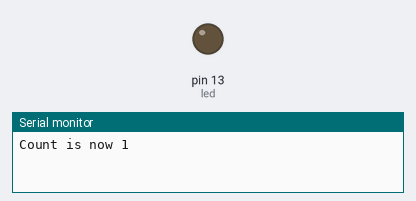
A sketch run on a simulated Arduino Uno, built with avr-gcc and run on an emulated ATmega328P. On the bench: output pins drawn as LEDs (lit = HIGH), the last lines printed to the serial monitor.

Above: at 0.3 s.
At 39.62 s:
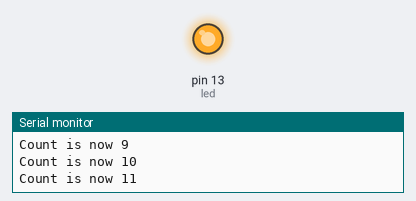
Timing chart, 0 to 40.0 s (numbered marks = the images above):
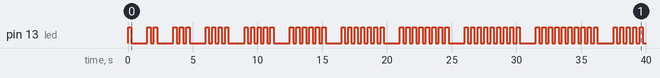

The sketch:

Counter.ino
```cpp
/*
  Counter
  Makes the LED count up repeatedly from one to ten.

 */

#define BLINK_DELAY 250
#define LOOP_DELAY 1000
#define MAXCOUNT 20

// Pin 13 has an LED connected on most Arduino boards.
// give it a name:

const int led = 13;
int counter = 1;  // keep track of current count

//prototypes
void blinkLed();

// the setup routine runs once when you press reset:
void setup() {
  // initialize the digital pin as an output.
  pinMode(led, OUTPUT);
  Serial.begin(9600);
}

// the loop routine runs over and over again forever:
void loop() {

  Serial.print("Count is now ");
  Serial.println(counter);
  for(int i = 0; i < counter; i++)
  {
    blinkLed();
  }

  counter++;
  if(counter > MAXCOUNT)
  {
    Serial.println("Resetting counter...");
    counter = 1;
  }
  delay(LOOP_DELAY);

}

void blinkLed()
{
  digitalWrite(led, HIGH);   // turn the LED on (HIGH is the voltage level)
  delay(BLINK_DELAY);               // wait for a second
  digitalWrite(led, LOW);    // turn the LED off by making the voltage LOW
  delay(BLINK_DELAY);
}
```

Measured:
- by itself, pin 13 (led): LOW → HIGH at 0.00 s, → LOW 0.25 s later, → HIGH 1.3 s later, → LOW 0.25 s later, … (120 changes in this stretch)
